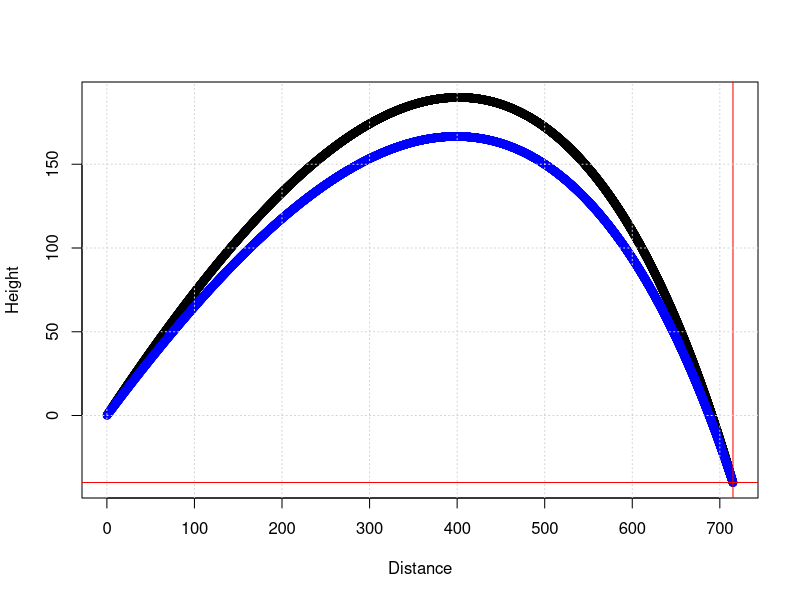

This chart was generated by the following R code:
## ---- chunk 1
knitr::opts_chunk$set(echo = TRUE)
## ---- chunk 2
theta = 22.65*pi/180    # Assumed firing angle
v0 = 232.5           # Initial velocity in ft/sec
x_target = 250*3-35  # Target x value
y_target = -40       # Given y value
d = 1.65/12          # Ball diameter in ft
w = 1.62             # Ball weight in ounces
CD = 0.25            # Air resistance coefficient
# CD = 0.00            # No Air resistance coefficient
rho_a = 0.075        # Density of air in lb/ft^3
g = 32.088           # gravity if ft/s^2

A = pi*(d/2)^2       # Cross sectional area of ball in ft^2
m = w/16             # mass in lbs???  slugs???


# Warning = lots of ugly globals here

golf = function(v0, theta) {
    # Just going to solve with forward Euler for now
    # Should probably use a real solver once I think this makes sense.
    # but, I will just accept this for now.
    vx0 = v0*cos(theta)
    vy0 = v0*sin(theta)

    xxx=c()
    yyy=c()
    vxxx=c()
    vyyy=c()
    dt=0.001   # Time step for the simulation
    x=0
    y=0
    vx=vx0
    vy=vy0
    while (y>y_target) {
        ###
        ### NO NO NO NO NO !!!
        ###
        ### Initial solution orthogonalized the air resistance!
        ###
        ### Since the air resistance is nonlinear we can not consider the
        ### x and y components separately.  Must calculate the effect of
        ### air resistance using the full velocity and then partition into
        ### x and y components.
        vtotal = sqrt(vx^2 + vy^2)
        ftotal = rho_a*CD*A*vtotal^2/2
        ###
        ### How do we partition it?  Depends on the angle of flight = dy/dx.
        ### We can approximate this as tan(alpha) = dy/dt / dx/dt = vy/vx
        ### Once we have alpha we can calculate fx = f*cos(alpha) and
        ### fy as f*sin(alpha)
        ###
        alpha = atan(vy/vx)
        air_x = ftotal*cos(alpha)
        air_y = ftotal*sin(alpha)
        
        f_x = -air_x
        f_y = -m*g - air_y

        a_x = f_x/m
        a_y = f_y/m
        vx_new = vx + dt*a_x
        vy_new = vy + dt*a_y
        x_new = x + dt*vx
        y_new = y + dt*vy
        x=x_new; vx=vx_new
        y=y_new; vy=vy_new
        xxx=c(xxx,x)
        yyy=c(yyy,y)
        vxxx=c(vxxx,vx)
        vyyy=c(vyyy,vy)
    }
    zzz=list(xxx,yyy)
    return(zzz)
}

foo = function(x) {
    zzz=golf(v0,x[1]*pi/180)
    return(abs(max(zzz[[1]])-x_target))
}

# xxx=optim(30,foo,method="Brent",lower=25,upper=36)
# xxx

if (T) {
    zzz1=golf(v0,34.95804*pi/180)   # Low trajectory
    zzz2=golf(v0,38.2365*pi/180)    # High trajectory
    
    plot(zzz2[[1]],zzz2[[2]],xlab='Distance',ylab='Height')
    points(zzz1[[1]],zzz1[[2]],col='blue')
    abline(h=y_target,col='red')
    abline(v=x_target,col='red')
    grid()
}
## ---- chunk 3
library(gmp)

sum_digits = function(n) {
    return(sum(as.integer(strsplit(as.character(n),"")[[1]])))
}

zzz=c()
for (i in 2:10000) {
    s1=sum_digits(i)
    s2=sum(sapply(as.numeric(factorize(i)),sum_digits))
    if (s1==s2 & isprime(i)==0) {
        zzz=c(zzz,i)
        # print(paste0("Smith number = ",i,collapse=""))
    }
}
print(paste0("Number of Smith Numbers = ",length(zzz)))
